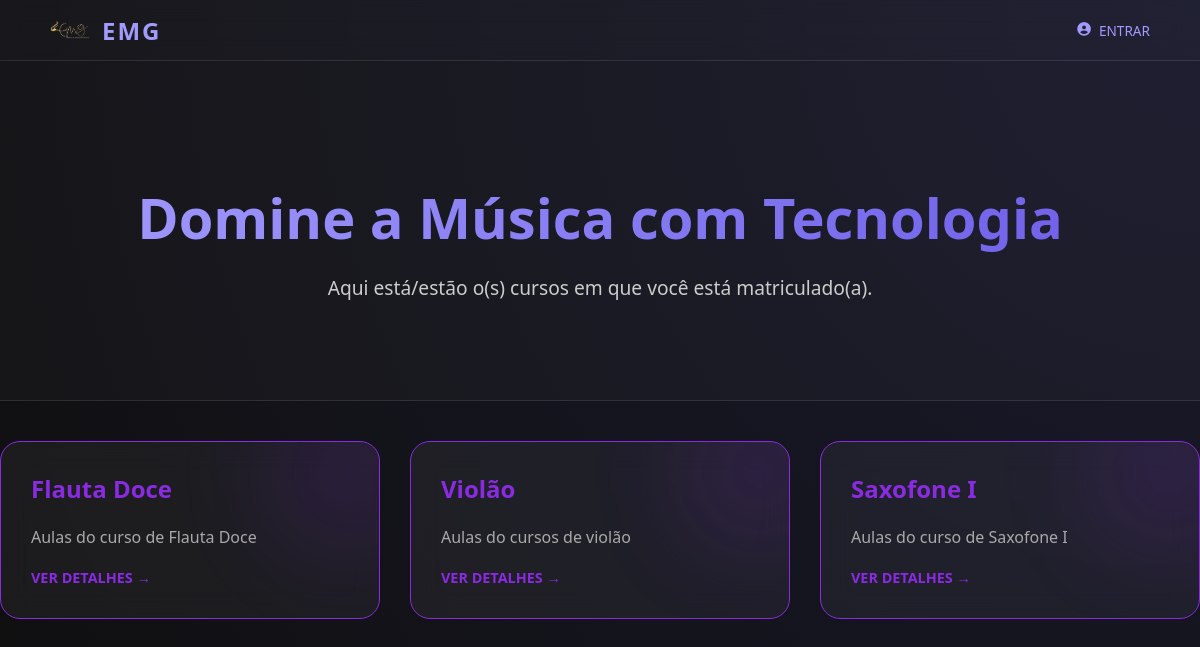
Screenshot of /cursos/ with the database file from the repository.
### cursos/models.py (models this page shows, shortened)
class Curso(models.Model):
    nome= models.CharField(max_length=100)
    slug=models.SlugField(unique=True)
    descricao=models.TextField()
    cor_neon=models.CharField(max_length=7, default="#8A2BE2")
    data_criacao= models.DateTimeField(auto_now_add=True)

### cursos/views.py (the view, shortened to what this page needs)
# urls.py: path('', views.index, name='index'),
def index(request):
    if not request.user.is_authenticated:
        cursos = Curso.objects.all()
        return render(request, 'cursos/index.html', {'cursos': cursos})

### cursos/templates/cursos/index.html (shortened to what this page needs)
{% extends 'cursos/base.html' %}
{% block conteudo %}
<div class="hero">
    <h1>Domine a Música com Tecnologia</h1>
    <p style="color: #ccc; font-size: 1.2rem;">Aqui está/estão o(s) cursos em que você está matriculado(a).</p>
</div>
<div class="grid-cursos">
    {% for curso in cursos %}
    <a href="{% url 'detalhe_curso' curso.slug %}" style="text-decoration: none; color: inherit;">
        <div class="glass-card" style="border: 1px solid {{ curso.cor_neon }}; padding: 30px; position: relative; overflow: hidden;">
            <div style="position: absolute; top: -20px; right: -20px; width: 100px; height: 100px; background: {{ curso.cor_neon }}; filter: blur(60px); opacity: 0.3;"></div>
            <h2 style="color: {{ curso.cor_neon }}; margin-top: 0;">{{ curso.nome }}</h2>
            <p style="color: #aaa; line-height: 1.6;">{{ curso.descricao|truncatechars:100 }}</p>
            <span style="color: {{ curso.cor_neon }}; font-weight: bold; font-size: 0.9rem;">VER DETALHES →</span>
        </div>
    </a>
    {% endfor %}
</div>
{% endblock %}

### cursos/templates/cursos/base.html (style rules this page uses)
html { scroll-behavior: smooth; }
body { background: radial-gradient(circle at top right, #1a1a2e, #0f0f0f) !important; background-attachment: fixed; color: white; font-family: 'Segoe UI', Tahoma, Geneva, Verdana, sans-serif; margin: 0; padding: 0; min-height: 100vh; }
.glass-card { background: rgba(255, 255, 255, 0.05); backdrop-filter: blur(15px); border-radius: 20px; border: 1px solid rgba(255, 255, 255, 0.1); }

### cursos/templates/cursos/index.html (style rules this page uses)
.hero { text-align: center; padding: 80px 20px; background: rgba(255, 255, 255, 0.02); margin-bottom: 40px; border-bottom: 1px solid rgba(255, 255, 255, 0.1); }
.hero h1 { font-size: 3.5rem; background: linear-gradient(to right, #a29bfe, #6c5ce7); -webkit-background-clip: text; -webkit-text-fill-color: transparent; margin-bottom: 10px; }
.grid-cursos { display: grid; grid-template-columns: repeat(auto-fit, minmax(300px, 1fr)); gap: 30px; max-width: 1200px; margin: 0 auto; }

### rows the page displays
Curso: nome "Flauta Doce", descricao "Aulas do curso de Flauta Doce"
Curso: nome "Violão", descricao "Aulas do cursos de violão"
Curso: nome "Saxofone I", descricao "Aulas do curso de Saxofone I"
